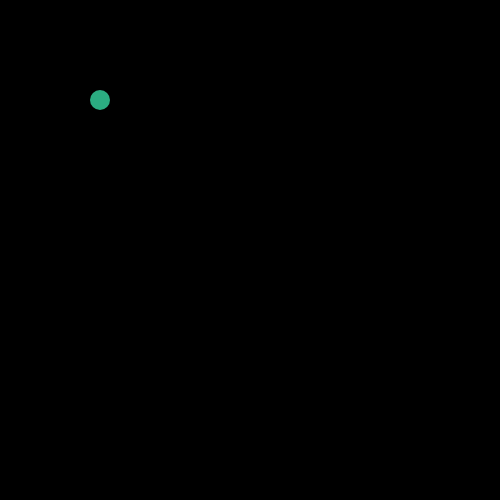
Frame 1 (no input)
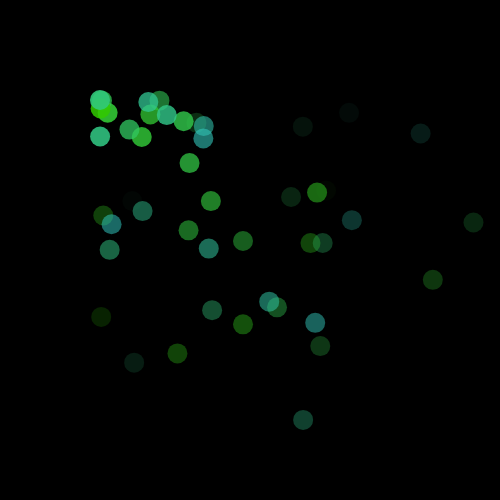
Frame 60 (no input)
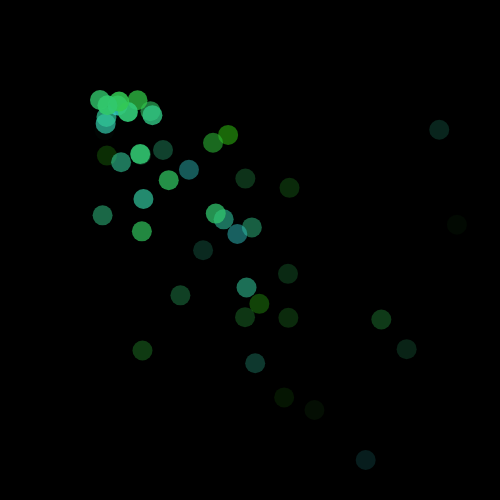
Frame 120 (the mouse pressed at the canvas centre since frame 60)

The p5.js sketch that drew these frames (run headless with seeded random() and noise() and a simulated clock; from frame 60 on, the mouse is pressed at the canvas centre):

// p5.js sketch
// ── sketch.js
let cars = [] ;
function setup() {
  createCanvas(500, 500);

  // Spawn one object

  //for (let i = 0 ; i < 20 ; i++)  {
  //cars.push(new Car());
  //}
  noStroke() ;
}

function draw() {
  background("black");
  cars.push(new Car());

  for (let i = 0 ; i < cars.length; i++){
  cars[i].display();
  cars[i].move();
  if (cars[i].a <= 0) {
    cars.splice(i, 1);
  }
  fill('white') ;
  text(cars.x, 100, 100 ) ;
  }
}




class Car {

  // constructor
  constructor() {
    this.pos = createVector(100, 100) ;  // initialize your attributes here
    this.vel = createVector(random(10), random(10)) ;  // initialize your attributes here
    this.r = 50 ; 
    this.g = 200 ;
    this.b = random(200) ;
    this.a = random(200, 255) ;
    this.s = random(100, 200) ;
  }

  // methods

  display() {
    fill(this.r, this.g, this.b, this.a) ;
    ellipse(this.pos.x, this.pos.y, 20);
  }

  move() {
    this.pos.add(this.vel);
    this.a = this.a - 5 ;
    //if (this.pos.x > width) this.pos.x = 0 ;
    //if (this.pos.x < 0) this.pos.x = width ;
    //if (this.pos.y > height) this.pos.y = 0 ;
    //if (this.pos.y < 0) this.pos.y = height;
  }
  
}
